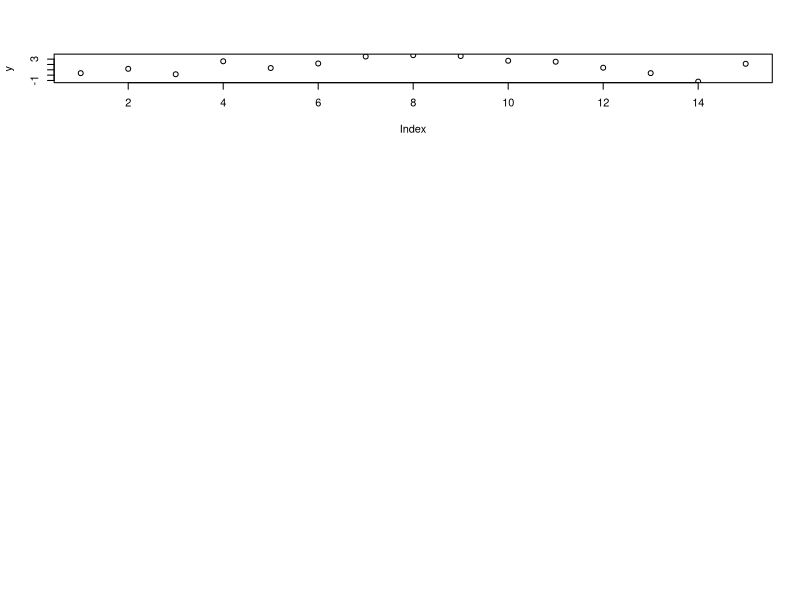

Reproduce this figure in R. (Note: this script raises an error after producing the figure.)
# Double CPD - Normal - Gibbs + Metropolis Hastings
# Need to store the changepoints - use a list for tau 
# i.e.  [1] 3 4
#       [2] 3 6
# Bound movement of changepoints by the neighbouring changepoints/length(data)
# We have the bounds for tau[1] as 1, tau[2] and for tau[2] as tau[1],length(y).
# So we first select a changepoint to move, then determine the bounds for movement of changepoint
# i.e.  find index of cp selected (maybe be sample(1:length(tau),1) to sample an index)
#       then determine the bounds by either three cases ( thinking more general than just 2 changepoint model,say 3 changepoint model)
#       if tau index is 1, bounds are 1(=tau[0]) and tau[2]; if tau index is 2, bounds are tau[1],tau[3]; if tau index is 3, bounds are tau[2] and length(y)(=tau[4])
# notice the boundary cases are for 0 and 4=num_of_cps+1; can use them for deriving if cases

# We now have not just length(y)-1 number of models. we will have (n-1)*(n-2)/2 where n= length(y) i.e. n*(n-1)/2 
# i.e. 3, has 1; 4 has 3; 5 has 6
# i.e. 2*1/2; 3*2/2; 4*3/2

rm(list = ls())

set.seed(1)

# Data = "data/coal.csv"

# Currently use simulated data

cp <- 5

y <- c(rnorm(cp,1,1),rnorm(cp,3,1),rnorm(cp,1,1))
# y <- read.csv(Data)

par(mfrow=c(4,1)) #have 4 plots in same space
plot(y)

#Use the same three methodolodies as before

#Unknown mean, known sigma
#Known mean, unknown sigma
#Unknown mean, Unknown sigma

# prior for parameter
mu_prior <- c(0,0.3) #Normal distribution #Mu is conditional on sigma i.e sigma^2/kappa #unless we choose unknown mean and known sigma (1)
sigma_prior <- c(5,0.6) #Use Scaled-Inverse-Chi-Squared for Conjugacy (df_para,scale_para) - mean of c(5,0.6) = 1
min_distance <- 1 #decide what the smallest segment size we can have
min_distance_fn <- function(pro_tau,tau){
  # Ensure that we have enough data to specify a segment's distribution
  return(min(abs(tau-pro_tau))) #return distance of closest changepoints
}
segment_bound_fn <- function(y,tau,tau_index){ #find changepoints which bound segment # use sample(1:length(tau)) for tau_index
  if (tau_index==1) { #first changepoint
    return(c(0,tau[tau_index+1]))
  } else if (tau_index==length(tau)){ #last changepoint
    return((c(tau[tau_index-1],length(y))))
  } else {
    return(c(tau[tau_index-1],tau[tau_index+1]))
  }
}
tau_prior <- function(tau,y,bounds,min_distance,log=c(TRUE,FALSE)){ #Just assume uniform for now 
  if ((tau<bounds[1]+min_distance)|tau>(bounds[2]-min_distance)){ #out of bounds
    return(0)
  } else {
    if (log) {
      return(log(1/(length(y)-1))) #prior on cp
    } else {
      return(1/(length(y)-1)) #prior on cp
    }
  }
}

# proposal_sd_rj <- 0.3 #bigger jump for the reversible jump
# proposal_sd_wm <- 0.1 #within model sample of parameters
tau_lambda <- c(1,length(y)/2) # lambda for poisson jump 
large_jump <- 0.01 #prob of doing a large jump
sims <- 100000 
approx_samples <- 100 #Number of samples for monte carlo estimate
perc_burnin <- 0.1
thin_every <- 5 # Add thinning as there might be autocorrelation since alot of proposals will get rejected due to out of bounds proposals for tau
proposal_tau <- function(tau,tau_lambda,large_jump){
  if (runif(1)<large_jump) {
    return(tau+(((-1)^(sample(0:1,1)))*rpois(1,tau_lambda[2])))
  } else{
    return(tau+(((-1)^(sample(0:1,1)))*rpois(1,tau_lambda[1])))
  }
  # return(sample(1:(length(y)-1),1))
}

# Set up parameters to store
num_of_cps_list <- rep(NA,sims)
num_of_cps <- 2
tau_list <- list()
segment_1 <- list() #to hold both mu and sigma
segment_2 <- list() #to hold both mu and sigma
segment_3 <- list()

# Initialisation
tau_1 <- sample(1:(length(y)-2),1)
tau <- c(tau_1,sample((tau_1+1):(length(y)-1),1))
mu <- mean(y)
sigma <- sqrt(var(y))

cpd_test <- as.numeric(readline(prompt = "Unknown Mu(1), Unknown Sigma(2), Unknown Mu and Sigma(3): ")) # Start with Unknown Mean, Known Sigma

if (cpd_test==1){ #Unknown Mu, known sigma^2
  known_sigma <- as.numeric(readline(prompt = "Known sigma: "))
  mu_prior[1] <- as.numeric(readline(prompt = "Prior Mean: "))
  mu_prior[2] <- as.numeric(readline(prompt = "Prior std: "))
  
  # Do analytical solution first
  # marg_like=rep(NA,(length(y)-1))
  marg_like=rep(0,((length(y)-1)*(length(y)-2)))
  dim(marg_like) <-c(length(y)-2,length(y)-1)
  # Write function for Marginal likelihood
  marg_like_mu <- function(y,sigma,mu_0,sigma_0){
    return((sigma/(((sqrt(2*pi)*sigma)^length(y))*sqrt(length(y)*sigma_0^2+sigma^2)))*exp(-(sum(y^2)/(2*sigma^2))-(mu_0^2/(2*sigma_0^2)))*exp(((sigma_0^2*length(y)^2*mean(y)^2/sigma^2)+((sigma^2*mu_0^2)/sigma_0^2)+(2*length(y)*mean(y)*mu_0))/(2*(length(y)*sigma_0^2+sigma^2))))              
  }
  for (i in 1:(length(y)-2)) {
    for (j in (i+1):(length(y)-1)) {
      marg_like[i,j] <- marg_like_mu(y[1:i],known_sigma,mu_prior[1],mu_prior[2])*marg_like_mu(y[(i+1):j],known_sigma,mu_prior[1],mu_prior[2])*marg_like_mu(y[(j+1):(length(y))],known_sigma,mu_prior[1],mu_prior[2])
    }
  }
  # marg_like <- marg_like[-1]
  marg_like <- marg_like/sum(marg_like)
  
  # plot(marg_like)
  # lines(marg_like)
  
  results <- data.frame("Analytical"=c(marg_like))
  
  # Approximation using Monte Carlo -----------------------------------------
  # Define function for product of normals
  prod_norm <- function(mu,sigma,y){prod(dnorm(y,mu,sigma))}
  
  # Use approximation, i.e integrate over all mu
  # Marginal likelihood P(Y|M_i)
  pM1 <- rep(0,(length(y)-1)*(length(y)-2))
  dim(pM1) <-c(length(y)-2,length(y)-1)
  for (i in 1:(length(y)-2)) {
    for (j in (i+1):(length(y)-1)) {
      pM1[i,j] <- mean(sapply(rnorm(approx_samples,mu_prior[1],mu_prior[2]),prod_norm,known_sigma,y[1:i]))*mean(sapply(rnorm(approx_samples,mu_prior[1],mu_prior[2]),prod_norm,known_sigma,y[(i+1):j]))*mean(sapply(rnorm(approx_samples,mu_prior[1],mu_prior[2]),prod_norm,known_sigma,y[(j+1):(length(y))]))
    }
  }
  # Normalise
  total <- sum(pM1)
  pM1 <- pM1/total
  
  # plot(pM1)
  # lines(pM1)
  # Store results in data frame
  results <- cbind(results,"Approx"=c(pM1))
  
  # Gibbs Sampler on parameters + Metropolis Hasting on tau 
  mu_posterior_dist <- function(y,known_sigma,mu_prior){
    sigma2_posterior <- 1/((1/(mu_prior[2]^2))+(length(y)/(known_sigma^2)))
    mu_posterior <- ((sum(y)/(known_sigma^2))+(mu_prior[1]/(mu_prior[2]^2)))*sigma2_posterior
    return(rnorm(1,mu_posterior,sqrt(sigma2_posterior)))
  }
  for (s in 1:sims) {
    if (s%%10000==0) {
      print(s)
    }
    #Resample parameters in segment 1 using gibbs sampler
    # Normal likelihood with normal prior
    
    segment_1[[s]] <- mu_posterior_dist(y[1:tau[1]],known_sigma,mu_prior)
    
    #Resample parameters in segment 1 using gibbs sampler
    # Normal likelihood with normal prior
    
    segment_2[[s]] <- mu_posterior_dist(y[(tau[1]+1):tau[2]],known_sigma,mu_prior)
    
    #Resample parameters in segment 2 using gibbs sampler
    # Normal likelihood with normal prior
    
    segment_3[[s]] <- mu_posterior_dist(y[(tau[2]+1):length(y)],known_sigma,mu_prior)
    
    #Resample tau using Metropolis hasting, select one
    tau_index <- sample(1:length(tau),1)
    #Propose a new tau usings a symmetric proposal so no transition ratio
    pro_tau <- proposal_tau(tau[tau_index],tau_lambda,large_jump)
    min_distance_check <- min_distance_fn(pro_tau,tau[tau_index]) #Ignore the minumum distance check for now; it is set to one
    segment_bounds <- segment_bound_fn(y,tau,tau_index)
    
    while (pro_tau<segment_bounds[1]+min_distance|pro_tau>(segment_bounds[2]-min_distance)) {
      pro_tau <- proposal_tau(tau[tau_index],tau_lambda,large_jump)
    }
    
    old_like <- sum(dnorm(y[(segment_bounds[1]+1):tau[tau_index]],segment_1[[s]],known_sigma,log = TRUE)) + sum(dnorm(y[(tau[tau_index]+1):segment_bounds[2]],segment_2[[s]],known_sigma,log = TRUE))
    new_like <- sum(dnorm(y[(segment_bounds[1]+1):pro_tau],segment_1[[s]],known_sigma,log = TRUE)) + sum(dnorm(y[(pro_tau+1):segment_bounds[2]],segment_2[[s]],known_sigma,log = TRUE))
    
    old_prior <- tau_prior(tau[tau_index],y,segment_bounds,min_distance,log = TRUE)
    new_prior <- tau_prior(pro_tau,y,segment_bounds,min_distance,log = TRUE)
    
    if (runif(1)<exp(new_like+new_prior-old_like-old_prior)) {
      tau[tau_index] <- pro_tau
    }
    
    tau_list[[s]] <- tau
  }
  # tau_list <- tau_list[-(1:(perc_burnin*sims))]
  # tau_freq <- as.data.frame(table(factor(unlist(tau_list[seq(1,length(tau_list),thin_every)]))))
  # tau_den <- tau_freq[,2]/sum(tau_freq[,2])
  
  # plot(marg_like)
  # lines(marg_like)
  # plot(tau_den)
  # lines(tau_den)
  # 
  # results <- cbind(results,"Gibbs+MH"=c(tau_den))
  
} else if (cpd_test==2) {#Known mu, unknown sigma^2
  # Use approximation using samples from prior, reversible jump, and analytical
  known_mu <- as.numeric(readline(prompt = "Known mu: "))
  
  # Before anything, define function for product of normals
  prod_norm <- function(sigma,mu,y){prod(dnorm(y,mu,sigma))}
  
  # Define function to generate and evaluate Scaled-Inverse-Chi-Squared variables, parameters (scale,degree_of_freedom)
  rscaleinvchi <- function(n,df_para,scale_para){
    return((df_para*scale_para)/rchisq(n,df_para))
  }
  dscaleinvchi <- function(x,df_para,scale_para,log=c(TRUE,FALSE)){
    if (log) {
      return(log((scale_para*df_para/2)^(df_para/2)/(gamma(df_para/2))*exp((-df_para*scale_para)/(2*x))/(x^(1+(df_para/2)))))
    } else {
      return((scale_para*df_para/2)^(df_para/2)/(gamma(df_para/2))*exp((-df_para*scale_para)/(2*x))/(x^(1+(df_para/2))))
    } 
  }
  
  # Do analytical solution first
  marg_like=rep(NA,(length(y)-1))
  
  # Write function for Marginal likelihood
  marg_like_sigma <- function(y,mu,df_0,scale_0){
    return(((1/sqrt(2*pi))^(length(y)))*(((scale_0*df_0)/2)^(df_0/2))/gamma(df_0/2)*gamma((df_0+length(y))/2)*((2/((df_0*scale_0)+(sum((y-mu)^2))))^((df_0+length(y))/2)))
  }
  for (i in 1:(length(y)-1)) {
    marg_like[i] <- marg_like_sigma(y[1:i],known_mu,sigma_prior[1],sigma_prior[2])*marg_like_sigma(y[(i+1):(length(y))],known_mu,sigma_prior[1],sigma_prior[2])
  }
  # marg_like <- marg_like[-1]
  marg_like <- marg_like/sum(marg_like)
  
  plot(marg_like)
  lines(marg_like)
  
  results <- data.frame("Analytical"=marg_like)
  
  # Approximation using Monte Carlo -----------------------------------------
  # Define function for product of normals
  prod_norm <- function(sigma,mu,y){prod(dnorm(y,mu,sigma))}
  
  # Use approximation, i.e integrate over all mu
  # Marginal likelihood P(Y|M_i)
  pM1 <- rep(NA,length(y)-1)
  for (i in 1:(length(y)-1)) {
    pM1[i] <- mean(sapply(rnorm(approx_samples,sigma_prior[1],sigma_prior[2]),prod_norm,known_mu,y[1:i]))*mean(sapply(rnorm(approx_samples,sigma_prior[1],sigma_prior[2]),prod_norm,known_mu,y[(i+1):(length(y))]))
  }
  # Normalise
  total <- sum(pM1)
  pM1 <- pM1/total
  
  plot(pM1)
  lines(pM1)
  # Store results in data frame
  results <- cbind(results,"Approx"=c(pM1))
  
  # Gibbs Sampler on parameters + Metropolis Hasting on tau -------------------
  sigma_posterior_dist <- function(y,known_mu,sigma_prior){
    df_n <- sigma_prior[1]+length(y)
    scale2_n <-(1/df_n)*(sum((y-known_mu)^2)+(sigma_prior[1]*sigma_prior[2]))
    return(rscaleinvchi(1,df_n,scale2_n))
  }
  for (s in 1:sims) {
    if (s%%10000==0) {
      print(s)
    }
    #Resample parameters in segment 1 using gibbs sampler
    # Normal likelihood with normal prior
    
    segment_1[[s]] <- sigma_posterior_dist(y[1:tau],known_mu,sigma_prior)
    
    #Resample parameters in segment 2 using gibbs sampler
    # Normal likelihood with normal prior
    
    segment_2[[s]] <- sigma_posterior_dist(y[(tau+1):length(y)],known_mu,sigma_prior)
    
    #Resample tau using Metropolis hasting
    #Propose a new tau usings a symmetric proposal so no transition ratio
    pro_tau <- proposal_tau(tau,tau_lambda,large_jump)
    
    while (pro_tau<1|pro_tau>(length(y)-1)) {
      pro_tau <- proposal_tau(tau,tau_lambda,large_jump)
    }
    
    old_like <- sum(dnorm(y[1:tau],known_mu,segment_1[[s]],log = TRUE)) + sum(dnorm(y[(tau+1):length(y)],known_mu,segment_2[[s]],log = TRUE))
    new_like <- sum(dnorm(y[1:pro_tau],known_mu,segment_1[[s]],log = TRUE)) + sum(dnorm(y[(pro_tau+1):length(y)],known_mu,segment_2[[s]],log = TRUE))
    
    old_prior <- tau_prior(tau,y,segment_bounds,min_distance,log = TRUE)
    new_prior <- tau_prior(pro_tau,y,segment_bounds,min_distance,log = TRUE)
    
    if (runif(1)<exp(new_like+new_prior-old_like-old_prior)) {
      tau <- pro_tau
    }
    
    tau_list[[s]] <- tau
  }
  tau_list <- tau_list[-(1:(perc_burnin*sims))]
  tau_freq <- as.data.frame(table(factor(unlist(tau_list[seq(1,length(tau_list),thin_every)]))))
  tau_den <- tau_freq[,2]/sum(tau_freq[,2])
  
  # plot(marg_like)
  # lines(marg_like)
  plot(tau_den)
  lines(tau_den)
  
  results <- cbind(results,"Gibbs+MH"=c(tau_den))
  
} else {#Unknown Mu, Unknown Sigma^2
  # Do analytical solution first
  marg_like=rep(NA,(length(y)-1))
  
  # Before anything, define function for product of normals
  prod_norm <- function(mu,sigma,y){prod(dnorm(y,mu,sigma))}
  
  # Define function to generate and evaluate Scaled-Inverse-Chi-Squared variables, parameters (scale,degree_of_freedom)
  rscaleinvchi <- function(n,df_para,scale_para){
    return((df_para*scale_para)/rchisq(n,df_para))
  }
  dscaleinvchi <- function(x,df_para,scale_para,log=c(TRUE,FALSE)){
    if (log) {
      return(log((scale_para*df_para/2)^(df_para/2)/(gamma(df_para/2))*exp((-df_para*scale_para)/(2*x))/(x^(1+(df_para/2)))))
    } else {
      return((scale_para*df_para/2)^(df_para/2)/(gamma(df_para/2))*exp((-df_para*scale_para)/(2*x))/(x^(1+(df_para/2))))
    } 
  }
  
  # Write function for Marginal likelihood
  marg_like_mu_sigma <- function(y,mu_prior,sigma_prior){
    df_n <- sigma_prior[1]+length(y)
    kappa_n <- mu_prior[2]+length(y)
    mu_n <- (mu_prior[2]*mu_prior[1]+length(y)*mean(y))/kappa_n
    scale_n <- (1/df_n)*(sigma_prior[1]*sigma_prior[2]+sum((y-mean(y))^2)+((length(y)*mu_prior[2])/(mu_prior[2]+length(y)))*(mu_prior[1]-mean(y))^2)
    return((1/(pi^(length(y)/2)))*(sqrt(mu_prior[2]/kappa_n))*(gamma(df_n/2)/gamma(sigma_prior[1]/2))*((sigma_prior[1]*sigma_prior[2])^(sigma_prior[1]/2))/(df_n*scale_n)^(df_n/2))
  }
  
  # Do analytical solution first
  marg_like=rep(NA,(length(y)-1))
  
  for (i in 1:(length(y)-1)) {
    marg_like[i] <- marg_like_mu_sigma(y[1:i],mu_prior,sigma_prior)*marg_like_mu_sigma(y[(i+1):(length(y))],mu_prior,sigma_prior)
  }
  # marg_like <- marg_like[-1]
  marg_like <- marg_like/sum(marg_like)
  
  plot(marg_like)
  lines(marg_like)
  
  results <- data.frame("Analytical"=marg_like)
  
  
  # Approximation Monte Carlo -----------------------------------------------
  # Will be alot tricker to do a approximation since we need to do
  # 1. Generate approx_sample sigma, and for each sigma, generate approx sample mu
  # 2. Calculate the integration of both segments by taking mean
  
  # Marginal Likelihood P(Y|M_1)
  test_sigma_M1_1 <- sqrt(rscaleinvchi(approx_samples,sigma_prior[1],sigma_prior[2]))
  test_mu_M1_1 <- list()
  for (i in 1:length(test_sigma_M1_1)) {
    test_mu_M1_1[[i]] <- rnorm(approx_samples,mu_prior[1],sqrt(test_sigma_M1_1[i]^2/mu_prior[2]))
  }
  test_sigma_M1_2 <- sqrt(rscaleinvchi(approx_samples,sigma_prior[1],sigma_prior[2]))
  test_mu_M1_2 <- list()
  for (i in 1:length(test_sigma_M1_2)) {
    test_mu_M1_2[[i]] <- rnorm(approx_samples,mu_prior[1],sqrt(test_sigma_M1_2[i]^2/mu_prior[2]))
  }
  pM1 <- list()
  for (j in 1:(length(y)-1)) { #number of changepoint models
    temp_approx <- rep(NA,approx_samples) #initialise the storage
    for (i in 1:approx_samples) { # integrate over both parameters
      temp_approx[i] <- log(mean(sapply(test_mu_M1_1[[i]],prod_norm,test_sigma_M1_1[i],y[1:j]))*mean(sapply(test_mu_M1_2[[i]],prod_norm,test_sigma_M1_2[i],y[(j+1):(length(y))])))
    }
    pM1[j] <- mean(exp(temp_approx)) #need to take exp
  }
  approx_posterior <- unlist(pM1)
  # Normalise
  # total <- pM0+pM1
  # pM0 <- pM0/total #Not accurate due to the number of samples required for a good approximation
  approx_posterior <- approx_posterior/sum(approx_posterior)#
  
  plot(approx_posterior)
  lines(approx_posterior)
  # Store results in data frame
  results <- cbind(results,"Approx"=approx_posterior)
  
  
  # Gibbs Sampler + MH on tau ------------------------------------------------------
  
  sigma_posterior_dist <- function(y,mu_prior,sigma_prior){
    df_n <- sigma_prior[1]+length(y)
    scale2_n <- (1/df_n)*(sigma_prior[1]*sigma_prior[2]+sum((y-mean(y))^2)+((length(y)*mu_prior[2])/(mu_prior[2]+length(y)))*(mu_prior[1]-mean(y))^2)
    return(rscaleinvchi(1,df_n,scale2_n))
  }
  
  mu_posterior_dist <- function(y,mu_prior,sigma){
    kappa_n <- mu_prior[2]+length(y)
    mu_n <- (mu_prior[2]*mu_prior[1]+length(y)*mean(y))/kappa_n
    return(rnorm(1,mu_n,sqrt((sigma^2)/(kappa_n))))
  }
  
  for (s in 1:sims) {
    if (s%%10000==0) {
      print(s)
    }
    #Resample parameters in segment 1 using gibbs sampler
    #sample sigma2 first, then mu conditional on sigma2
    temp_sigma2 <- sigma_posterior_dist(y[1:tau],mu_prior,sigma_prior)
    temp_mu <- mu_posterior_dist(y[1:tau],mu_prior,sqrt(temp_sigma2))
    segment_1[[s]] <- c(temp_mu,sqrt(temp_sigma2))
    
    #Resample parameters in segment 2 using gibbs sampler
    #sample sigma2 first, then mu conditional on sigma2
    temp_sigma2 <- sigma_posterior_dist(y[(tau+1):length(y)],mu_prior,sigma_prior)
    temp_mu <- mu_posterior_dist(y[(tau+1):length(y)],mu_prior,sqrt(temp_sigma2))
    segment_2[[s]] <- c(temp_mu,sqrt(temp_sigma2))
    
    #Resample tau using Metropolis hasting
    #Propose a new tau usings a symmetric proposal so no transition ratio
    pro_tau <- proposal_tau(tau,tau_lambda,large_jump)
    
    while (pro_tau<1|pro_tau>(length(y)-1)) {
      pro_tau <- proposal_tau(tau,tau_lambda,large_jump)
    }
    
    old_like <- sum(dnorm(y[1:tau],segment_1[[s]][1],segment_1[[s]][2],log = TRUE)) + sum(dnorm(y[(tau+1):length(y)],segment_2[[s]][1],segment_2[[s]][2],log = TRUE))
    new_like <- sum(dnorm(y[1:pro_tau],segment_1[[s]][1],segment_1[[s]][2],log = TRUE)) + sum(dnorm(y[(pro_tau+1):length(y)],segment_2[[s]][1],segment_2[[s]][2],log = TRUE))
    
    old_prior <- tau_prior(tau,y,log = TRUE)
    new_prior <- tau_prior(pro_tau,y,log = TRUE)
    
    if (runif(1)<exp(new_like+new_prior-old_like-old_prior)) {
      tau <- pro_tau
    }
    
    tau_list[[s]] <- tau
  }
  tau_list <- tau_list[-(1:(perc_burnin*sims))]
  tau_freq <- as.data.frame(table(factor(unlist(tau_list[seq(1,length(tau_list),thin_every)]))))
  tau_den <- tau_freq[,2]/sum(tau_freq[,2])
  
  # plot(marg_like)
  # lines(marg_like)
  plot(tau_den)
  lines(tau_den)
  
  results <- cbind(results,"Gibbs+MH"=c(tau_den))
  
  
}